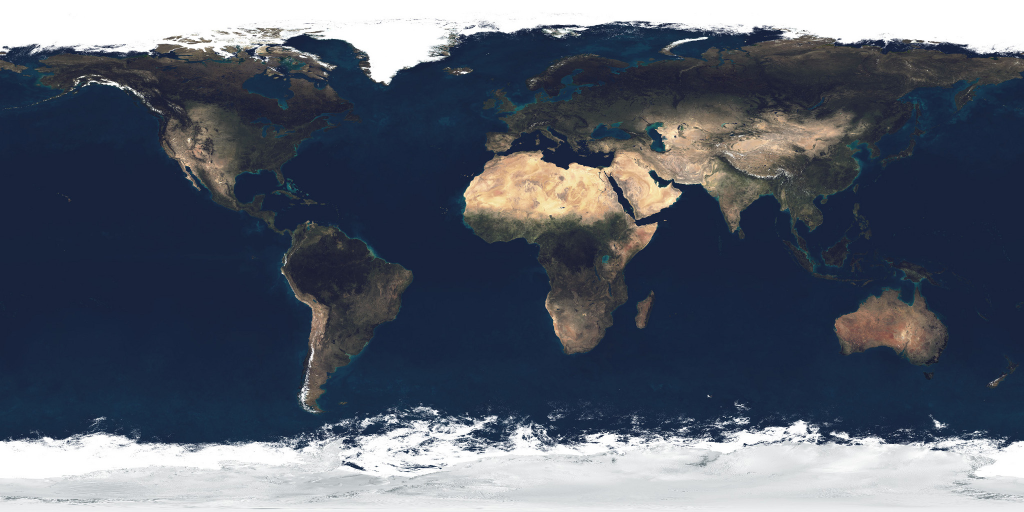
#> input picture videos/01-sun-disappears/src/tex/earth_atmos_2048.jpg, 2048 x 1024 px, found by its file name (shown at 1/2 size)
$ python swap_tex.py
#> lines starting #> are read from the running program, lines starting #| are printed output that depends on the picture; after the words box and inside, x2 and y2 are one past the last pixel; in counts of white or black regions, pixels touching at a corner belong together; long printed decimals are rounded
# "land and oceans swap places" Earth (#41). Reads tex/earth_atmos_2048.jpg (the published Shorts' Earth), finds the oceans,
# and paints: old land -> closed seas (shelf + deep colour, sea ice near the poles); old ocean floor -> one supercontinent
# (desert far from water, green coastal belts by latitude, tundra and snow near the poles), with the real mid-ocean ridge
# (approximate path, ~65,000 km) and the deep trenches as relief. Also writes the night lights (cities along the new coasts)
# and a mask (R = ridge, G = trench) for the gold highlights. All soft, noise-modulated, no hard boxes.
import numpy as np; from PIL import Image; from scipy import ndimage as nd
a = np.asarray(Image.open('tex/earth_atmos_2048.jpg').convert('RGB')).astype(float); r, g, b = a[..., 0], a[..., 1], a[..., 2]; H, W = r.shape
#> after `H, W = r.shape`: H = 1024; W = 2048
lat = np.linspace(90, -90, H)[:, None] * np.ones((1, W)); lon = (np.arange(W) + .5)[None, :] / W * 360 - 180 + np.zeros((H, 1))
oc = ((g - r) > 7) & ((b - r) > 26) & ((r + g + b) < 330)
#> oc: shape (1024, 2048) bool; 53.6% white; 2058 black regions (1947 under 20 px), largest, box (x1, y1, x2, y2) and area: (0, 0, 2048, 827) 613095, (0, 812, 2048, 1024) 311337, (1665, 574, 1898, 734) 22327
white = (r + g + b) > 600; grl = (lon > -75) & (lon < -10) & (lat < 84) & (lat > 59)
#> after `white = r + g + b > 600`: white: shape (1024, 2048) bool; 22% white; 1914 white regions (1815 under 20 px), largest, box (x1, y1, x2, y2) and area: (0, 832, 2048, 1024) 278134, (0, 0, 2048, 168) 163893, (1110, 326, 1212, 420) 3463
oc |= (white & (lat > 78) & ~grl) | (lat > 84)
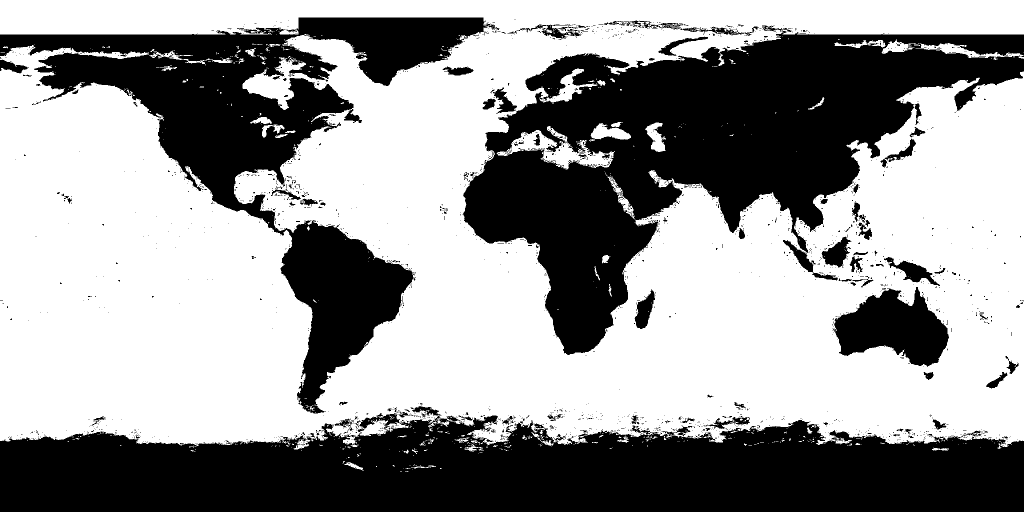
#> oc: shape (1024, 2048) bool (shown at 1/2 size); 59.3% white; 2170 black regions (2044 under 20 px), largest, box (x1, y1, x2, y2) and area: (0, 812, 2048, 1024) 311337, (926, 51, 2048, 710) 301782, (0, 35, 991, 827) 189174
oc = nd.median_filter(oc.astype(np.uint8), 5) > 0
#> oc: shape (1024, 2048) bool; 59.5% white; 182 black regions (90 under 20 px), largest, box (x1, y1, x2, y2) and area: (0, 812, 2048, 1024) 312032, (926, 62, 2048, 710) 301544, (0, 35, 990, 827) 190345
s = lat < -55; sm = nd.gaussian_filter(oc.astype(float), 7) > .5; oc = np.where(s, sm, oc)
#> after `sm = nd.gaussian_filter(oc.astype(float), 7) > 0.5`: sm: shape (1024, 2048) bool; 59.7% white; 25 black regions (1 under 20 px), largest, box (x1, y1, x2, y2) and area: (0, 834, 2048, 1024) 313150, (928, 66, 2048, 708) 307254, (0, 56, 714, 455) 116164
#> after `oc = np.where(s, sm, oc)`: oc: shape (1024, 2048) bool; 59.6% white; 141 black regions (66 under 20 px), largest, box (x1, y1, x2, y2) and area: (0, 834, 2048, 1024) 313150, (926, 62, 2048, 710) 301544, (0, 35, 990, 825) 190321
#> after `oc = np.where(s, sm, oc)`: s: shape (1024, 2048) bool; 19.4% white; 1 white region, box (x1, y1, x2, y2) and area: (0, 825, 2048, 1024) 407552
oc[lat < -74] = False
rng = np.random.default_rng(41)
def fbm(oct=6, base=6, seed=0):
#> called with oct = 6, base = 6, seed = 1
    rr = np.random.default_rng(seed); out = np.zeros((H, W)); amp = 1; tot = 0
    for o in range(oct):
        n = base * 2 ** o; z = rr.random((n // 2 + 2, n + 1)); z[:, -1] = z[:, 0]
        zz = nd.zoom(z, (H / (n // 2 + 1), W / n), order=3)[:H, :W]; out += amp * zz; tot += amp; amp *= .55
#> after the loop, amp = 0.0277; tot = 2.16
    return out / tot
N1, N2, N3 = fbm(seed=1), fbm(seed=2, base=10), fbm(seed=3, base=4)
NH = fbm(oct=5, base=40, seed=7); NM = fbm(oct=5, base=18, seed=8)
#> call 4 of fbm, with oct = 5, base = 40, seed = 7
#> after the loop in fbm (call 4), `for o in range(oct):`:
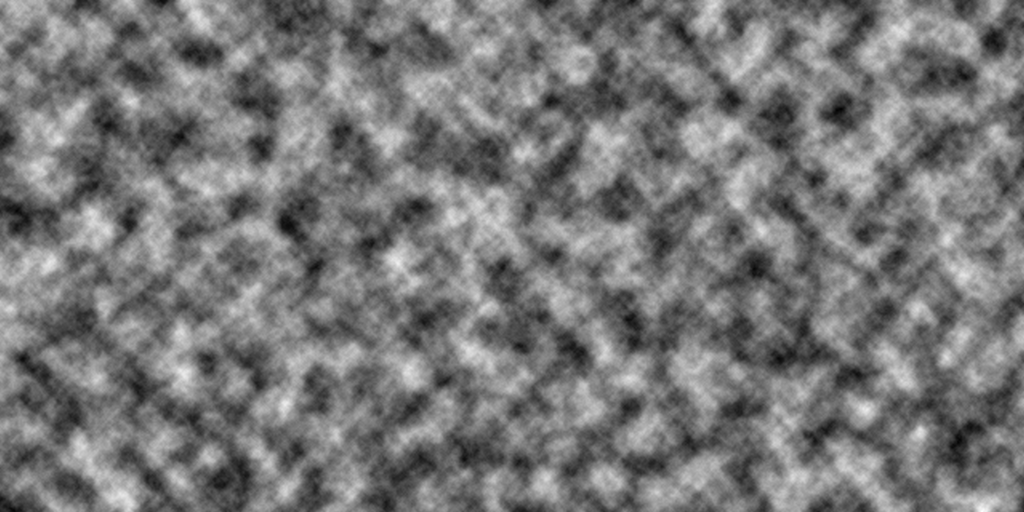
#> out: shape (1024, 2048) float64 (shown at 1/2 size); min 0.0844, max 2.15, mean 1.06; drawn with min black and max white
#> after the loop in fbm (call 4), `for o in range(oct):`:
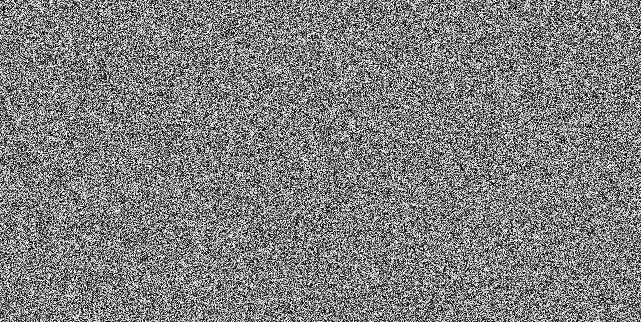
#> z: shape (322, 641) float64; min 1.16e-05, max 1, mean 0.501
#> after the loop in fbm (call 5), `for o in range(oct):`:
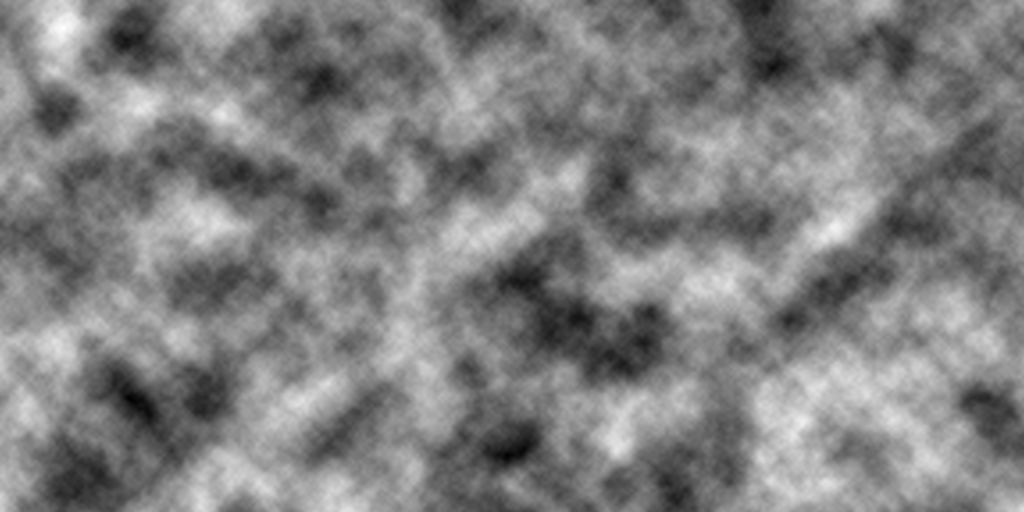
#> out: shape (1024, 2048) float64 (shown at 1/2 size); min 0.0439, max 2, mean 1.03; drawn with min black and max white
#> after the loop in fbm (call 5), `for o in range(oct):`:
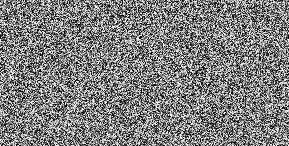
#> z: shape (146, 289) float64; min 3.39e-05, max 1, mean 0.5
P = W // 4
#> P = 512
def edt_km(mask):   # distance (km) from each pixel to the nearest True of mask, longitude wrapped
    m = np.concatenate([mask[:, -P:], mask, mask[:, :P]], 1); d = nd.distance_transform_edt(~m)[:, P:-P]; return d * 19.55
#> after `m = np.concatenate([mask[:, -P:], mask, mask[:, :P]], 1)`: m: shape (1024, 3072) bool; 38.7% white; 197 white regions (92 under 20 px), largest, box (x1, y1, x2, y2) and area: (0, 834, 3072, 1024) 464438, (1438, 59, 3072, 710) 385658, (0, 35, 1502, 825) 293682
land = oc                     # new land = old ocean
dW = edt_km(~land)            # land pixel -> distance to the new sea
dL = edt_km(land)             # sea pixel -> distance to the new coast
# ---- relief: ridge, trenches, seamounts ----
RIDGE = [
 [(80,120),(84,60),(84.5,0),(81,-3),(78,7),(74,8),(72,1),(70,-8),(67,-18),(63,-24),(58,-32),(53,-35),(50,-29),(45,-28),(40,-29),(35,-34),(30,-42),(25,-45),(20,-46),(15,-46),(10,-42),(5,-34),(1,-28),(0,-18),(-1,-15),(-5,-12),(-10,-13),(-15,-14),(-20,-12),(-25,-13),(-30,-14),(-35,-17),(-40,-17),(-45,-14),(-50,-8),(-54,-1)],
 [(-54,-1),(-53,10),(-52,20),(-48,32),(-44,38),(-40,45),(-36,52),(-33,57),(-28,63),(-25.5,70)],
 [(-25.5,70),(-20,67),(-15,66),(-10,67),(-5,68),(0,67),(5,62),(10,58),(13,52),(12,46)],
 [(-25.5,70),(-30,76),(-36,78),(-40,80),(-43,88),(-46,96),(-49,110),(-50,120),(-50,130),(-50,140),(-53,150),(-58,158),(-61,162),(-63,170),(-65,179.9)],
 [(-65,-180),(-64,-170),(-62,-160),(-60,-150),(-58,-140),(-56,-130),(-55,-120),(-50,-114),(-45,-112),(-40,-111),(-35,-110),(-30,-112),(-25,-113),(-20,-113),(-15,-112),(-10,-110),(-5,-106),(0,-102),(5,-103),(10,-104),(15,-105),(20,-107),(23,-108),(28,-112)],
 [(-35,-110),(-38,-100),(-41,-90),(-44,-80),(-46,-76)], [(2,-102),(2,-90),(1,-85)], [(40,-127),(44,-130),(48,-129)]]
TRENCH = [[(25,143),(20,147.5),(16,148),(13.5,146.6),(11.4,143.5),(11.4,141),(12.5,138.5)],
 [(51,158),(45,153),(40,145),(35,142.5),(30,142.5),(25,143)], [(51,-170),(51,-179.9)], [(52,179.9),(54,163)],
 [(-15,-173),(-22,-174.5),(-30,-177),(-37,-178)], [(-10,110),(-11,118),(-10,123)], [(-10,110),(-6,103),(0,96.5),(6,93.5)],
 [(-2,-82),(-10,-80.5),(-20,-71.8),(-30,-72.6),(-40,-75.4),(-48,-77)], [(14,-95),(16,-99),(18,-105)]]
def polymask(lines, wid_km, jit=0.0, seed=0):
#> called with wid_km = 0, jit = 0.4, seed = 5
    rr = np.random.default_rng(seed); m = np.zeros((H, W), bool); tot = 0
    for L in lines:
        for (la0, lo0), (la1, lo1) in zip(L[:-1], L[1:]):
            n = 400; f = np.linspace(0, 1, n); la = la0 + (la1 - la0) * f; lo = lo0 + (lo1 - lo0) * f
            la = la + jit * np.sin(f * 7 + rr.random() * 6); y = np.clip(((90 - la) / 180 * H).astype(int), 0, H - 1); x = (((lo + 180) / 360 * W).astype(int)) % W; m[y, x] = True
            tot += 6371 * np.arccos(np.clip(np.sin(np.radians(la0)) * np.sin(np.radians(la1)) + np.cos(np.radians(la0)) * np.cos(np.radians(la1)) * np.cos(np.radians(lo1 - lo0)), -1, 1))
#> m: shape (1024, 2048) bool; 0.26% white in thin lines or dots, all inside (x1, y1, x2, y2) = (0, 30, 2048, 885)
#> after the loop, tot = 63119.1
    d = edt_km(m); return d, tot
dR, Lr = polymask(RIDGE, 0, .4, 5); dT, Lt = polymask(TRENCH, 0, .1, 6); print('ridge length km', int(Lr))
#> after `dR, Lr = polymask(RIDGE, 0, 0.4, 5)`: Lr = 63119.1
#> call 2 of polymask, with wid_km = 0, jit = 0.1, seed = 6
#> after the loop in polymask (call 2), `for L in lines:`:
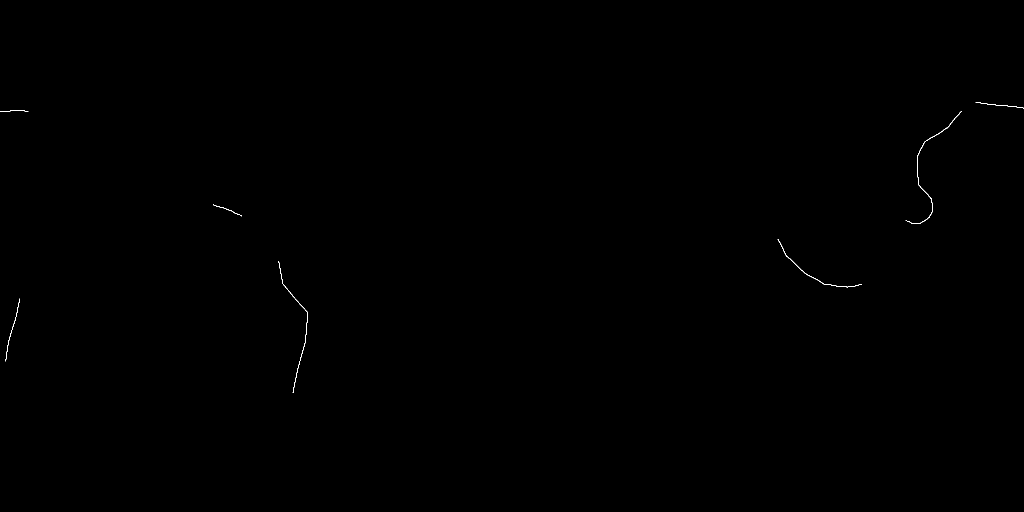
#> m: shape (1024, 2048) bool (shown at 1/2 size); 0.07% white in thin lines or dots, all inside (x1, y1, x2, y2) = (0, 204, 2048, 786)
#> after `dT, Lt = polymask(TRENCH, 0, 0.1, 6)`: Lt = 20873.3
#| ridge length km 63119
ridge = np.exp(-(dR / (260 + 160 * N2)) ** 2)                          # the ridge crest zone
ridgeF = np.exp(-(dR / 900) ** 2)                                          # the wide flanks
rift = np.exp(-(dR / 18) ** 2)                                             # the central rift valley
trench = np.exp(-(dT / 30) ** 2)
sm_ = [(19.8,-155.5),(20.7,-156.3),(21.5,-158),(22,-159.5),(23,-162),(24,-166),(25.5,-170),(27,-175),(28.5,179),(32,172),(36,171),(40,170.5),(45,168.5),(50,167)]
seam = np.zeros((H, W))
for k, (la, lo) in enumerate(sm_):
    y = (90 - la) / 180 * H; x = (lo + 180) / 360 * W; yy, xx = np.ogrid[:H, :W]; dx = (xx - x + W / 2) % W - W / 2
    seam += np.exp(-(((yy - y) ** 2 + (dx * np.cos(np.radians(la))) ** 2) / (2 * (9 if k < 2 else 7) ** 2))) * (.7 if k < 2 else .3)
rug = (1 - np.abs(2 * NH - 1)) ** 2                                      # ridged noise: rugged mountain texture
abyss = np.sin(dR / 45 + 14 * NM) * .5 + .5                                 # abyssal hills run parallel to the ridge
hgt = .9 * ridgeF + 1.1 * ridge * (.5 + rug) - .5 * rift * ridge - .5 * trench + 1.2 * seam + .05 * abyss * NM * (1 - ridge) + .35 * (NM - .5) + .25 * rug
hgt = nd.gaussian_filter(hgt, .7)
gy, gx = np.gradient(hgt); shade = np.clip(1 + 3.2 * (-gx * .8 - gy * .6), .72, 1.3)
# ---- land colours ----
al = np.abs(lat); C = lambda *v: np.array(v, float)
wet_lat = np.interp(al, [0, 10, 16, 22, 30, 38, 46, 60, 90], [1.0, .95, .55, .2, .15, .45, .85, .7, .4])
wet = np.clip(np.exp(-dW / (300 + 300 * N3)) * wet_lat * (.45 + .9 * N2) + (NH - .5) * .55 + (NM - .5) * .35, 0, 1) * .9
sand, ochre, redd, rock, salt = C(204, 178, 136), C(214, 190, 148), C(170, 112, 72), C(100, 90, 82), C(222, 216, 202)
inl = np.clip((dW - 900) / 1500, 0, 1)                                     # deep interior: redder
k1 = np.clip((N1 - .4) * 3 + (NM - .5), 0, 1)[..., None]; k2 = np.clip((N3 - .45) * 2.5 + inl * 1.2 + (NH - .5) * .8, 0, 1)[..., None]
col = sand * (1 - k1) + ochre * k1; col = col * (1 - k2 * .75) + redd * k2 * .75
kr = np.clip(ridge * (.4 + rug) * .85 + rug * .25 * (NM > .55), 0, 1)[..., None]; col = col * (1 - kr) + rock * kr
ks = np.clip((NH - .82) * 6, 0, 1) * (1 - ridge) * (al < 45)
kb = np.clip((NM - .58) * 4 + ridgeF * .4 - .2, 0, 1)[..., None] * .55; col = col * (1 - kb) + C(118, 104, 92) * kb   # dark basalt / clay plains
col = col * (1 - ks[..., None] * .6) + salt * ks[..., None] * .6
savanna, grass, forest = C(168, 150, 92), C(104, 116, 64), C(44, 66, 40)
def mixc(c, t, k): k = np.clip(k, 0, 1)[..., None]; return c * (1 - k) + t * k
col = mixc(col, savanna, (wet - .12) / .18); col = mixc(col, grass, (wet - .32) / .18); col = mixc(col, forest, (wet - .55) / .25)
tund = C(118, 112, 98); snow = C(238, 242, 246)
col = mixc(col, tund, (al - 50 + 14 * (N1 - .5)) / 10); col = mixc(col, snow, (al - 64 + 16 * (N2 - .5) + 8 * (NH - .5) + 4 * rug) / 4)
#> in mixc (call 4), `return c * (1 - k) + t * k`:
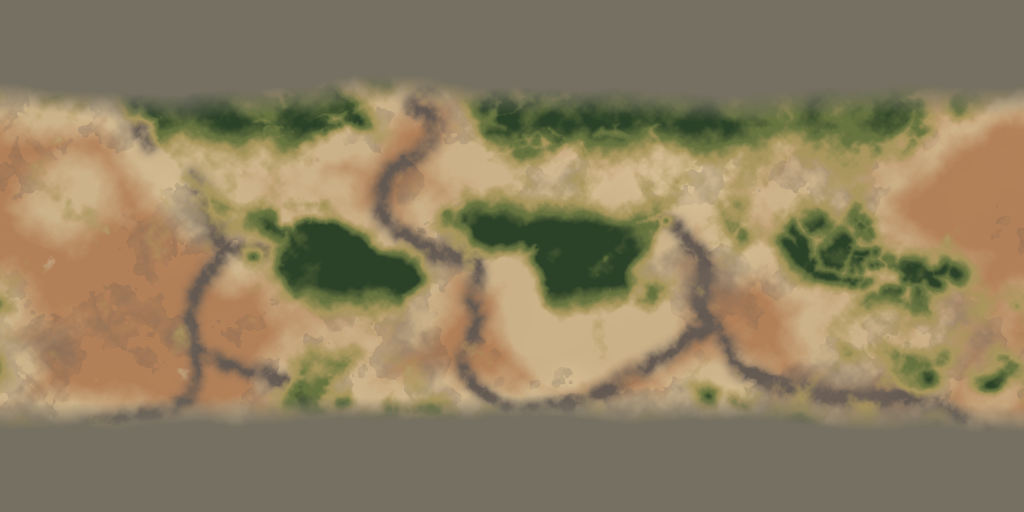
#> returned value: shape (1024, 2048, 3) float64 (shown at 1/2 size); mean of channels 0, 1, 2 141.6, 127, 96.9; drawn as R, G, B
col = col * shade[..., None] * (.94 + .12 * NH[..., None]); col = mixc(col, C(66, 54, 46), trench * .75)
col = col * .88
# ---- sea colours (old land) ----
deep, shelf, coast = C(20, 38, 70), C(34, 84, 118), C(52, 120, 140)
sea = mixc(mixc(deep, shelf, np.exp(-dL / (120 + 120 * N2)) * .85), coast, np.exp(-dL / 22) * .6)
sea = sea * (.92 + .16 * N2[..., None])
ice = mixc(C(214, 226, 236), C(244, 248, 250), N1 * 1.2)
sea = mixc(sea, ice, (al - 64 + 14 * (N3 - .5) + 10 * (NH - .5)) / 1.2)
# soft coast blend
lk = nd.gaussian_filter(land.astype(float), 1.1)[..., None]
out = sea * (1 - lk) + col * lk
Image.fromarray(np.clip(out, 0, 255).astype(np.uint8)).save('tex/earth_swap.jpg', quality=93)
# ---- night lights along the new coasts ----
nl = np.zeros((H, W))
P2 = np.clip(np.exp(-dW / 70) * (al < 62) * land * (.3 + N2), 0, None) + np.exp(-dW / 400) * .03 * land * (al < 55)
p = P2.ravel() / P2.sum(); idx = rng.choice(H * W, 9000, p=p)
#> after `idx = rng.choice(H * W, 9000, p=p)`: idx = 9000 values, max 1769198 at index 4399, min 327752 at index 8486, mean 948858.7
yy, xx = np.divmod(idx, W); sz = rng.random(9000) ** 4
#> after `yy, xx = np.divmod(idx, W)`: yy = 9000 values, max 863 at index 378, min 160 at index 362, mean 462.7; xx = 9000 values, max 2046 at index 2383, min 0 at index 3776, mean 1169.6
for y, x, s_ in zip(yy, xx, sz):
    rad = 1 + int(2.2 * s_); y0, y1 = max(0, y - rad * 3), min(H, y + rad * 3 + 1); x0, x1 = x - rad * 3, x + rad * 3 + 1
    gy_, gx_ = np.mgrid[y0:y1, x0:x1]; v = np.exp(-((gy_ - y) ** 2 + ((gx_ - x) * np.cos(np.radians(lat[y, 0]))) ** 2) / (2 * (rad * .55) ** 2)) * (.3 + .8 * s_)
    nl[gy_, gx_ % W] += v
#> this loop made 9000 passes
#> (y, x, s_, rad, y0, y1, x0, x1) on passes 1 to 3: (840, 867, 9.91e-05, 1, 837, 844, 864, 871), (623, 803, 0.0338, 1, 620, 627, 800, 807), (220, 698, 0.173, 1, 217, 224, 695, 702)
nl = np.clip(nl, 0, 1.0) * .85
night = np.stack([nl * 255, nl * 210, nl * 140], -1)
Image.fromarray(np.clip(night, 0, 255).astype(np.uint8)).save('tex/earth_swap_night.png')
mk = np.stack([np.exp(-(dR / 45) ** 2) * 255, np.exp(-(dT / 45) ** 2) * 255 * (np.abs(lat - 14) < 14) * (lon > 136) * (lon < 150), np.zeros((H, W))], -1)
Image.fromarray(mk.astype(np.uint8)).save('tex/earth_swap_mask.png')
w = np.cos(np.radians(lat)); print('new water fraction', 1 - (land * w).sum() / w.sum())
#| new water fraction 0.326
